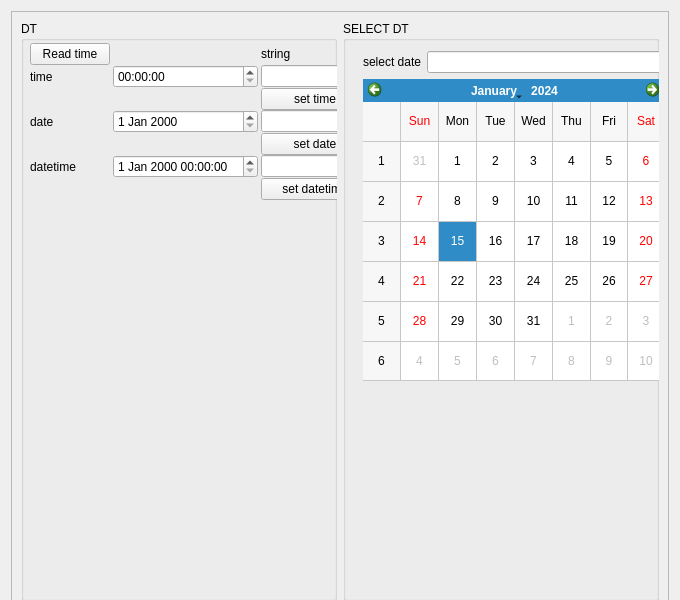
<?xml version="1.0" encoding="UTF-8"?>
<ui version="4.0">
 <class>TIME</class>
 <widget class="QWidget" name="TIME">
  <property name="geometry">
   <rect>
    <x>0</x>
    <y>0</y>
    <width>680</width>
    <height>600</height>
   </rect>
  </property>
  <property name="minimumSize">
   <size>
    <width>600</width>
    <height>600</height>
   </size>
  </property>
  <property name="baseSize">
   <size>
    <width>461</width>
    <height>291</height>
   </size>
  </property>
  <property name="windowTitle">
   <string>Form</string>
  </property>
  <layout class="QGridLayout" name="gridLayout_2">
   <item row="0" column="0">
    <widget class="QFrame" name="frame">
     <property name="minimumSize">
      <size>
       <width>600</width>
       <height>600</height>
      </size>
     </property>
     <property name="baseSize">
      <size>
       <width>461</width>
       <height>291</height>
      </size>
     </property>
     <property name="frameShape">
      <enum>QFrame::StyledPanel</enum>
     </property>
     <property name="frameShadow">
      <enum>QFrame::Raised</enum>
     </property>
     <layout class="QGridLayout" name="gridLayout_4">
      <item row="0" column="0">
       <widget class="QGroupBox" name="DT">
        <property name="minimumSize">
         <size>
          <width>200</width>
          <height>150</height>
         </size>
        </property>
        <property name="title">
         <string>DT</string>
        </property>
        <widget class="QWidget" name="gridLayoutWidget">
         <property name="geometry">
          <rect>
           <x>9</x>
           <y>22</y>
           <width>282</width>
           <height>128</height>
          </rect>
         </property>
         <layout class="QGridLayout" name="gridLayout">
          <property name="sizeConstraint">
           <enum>QLayout::SetFixedSize</enum>
          </property>
          <property name="leftMargin">
           <number>0</number>
          </property>
          <property name="horizontalSpacing">
           <number>3</number>
          </property>
          <property name="verticalSpacing">
           <number>0</number>
          </property>
          <item row="0" column="2">
           <widget class="QLabel" name="sting">
            <property name="text">
             <string>string</string>
            </property>
           </widget>
          </item>
          <item row="2" column="2">
           <widget class="QPushButton" name="setTime">
            <property name="text">
             <string>set time</string>
            </property>
           </widget>
          </item>
          <item row="0" column="0">
           <widget class="QPushButton" name="Readtime">
            <property name="enabled">
             <bool>true</bool>
            </property>
            <property name="minimumSize">
             <size>
              <width>0</width>
              <height>0</height>
             </size>
            </property>
            <property name="cursor">
             <cursorShape>PointingHandCursor</cursorShape>
            </property>
            <property name="text">
             <string>Read time</string>
            </property>
            <property name="checkable">
             <bool>false</bool>
            </property>
           </widget>
          </item>
          <item row="1" column="2">
           <widget class="QLineEdit" name="lineEdit_time"/>
          </item>
          <item row="5" column="1">
           <widget class="QDateTimeEdit" name="dateTimeEdit">
            <property name="cursor">
             <cursorShape>PointingHandCursor</cursorShape>
            </property>
           </widget>
          </item>
          <item row="3" column="2">
           <widget class="QLineEdit" name="lineEdit_date"/>
          </item>
          <item row="3" column="1">
           <widget class="QDateEdit" name="dateEdit">
            <property name="cursor">
             <cursorShape>PointingHandCursor</cursorShape>
            </property>
           </widget>
          </item>
          <item row="5" column="0">
           <widget class="QLabel" name="datetime">
            <property name="text">
             <string>datetime</string>
            </property>
           </widget>
          </item>
          <item row="6" column="2">
           <widget class="QPushButton" name="setDatetime">
            <property name="text">
             <string>set datetime</string>
            </property>
           </widget>
          </item>
          <item row="3" column="0">
           <widget class="QLabel" name="date">
            <property name="text">
             <string>date</string>
            </property>
           </widget>
          </item>
          <item row="5" column="2">
           <widget class="QLineEdit" name="lineEdit_datetime"/>
          </item>
          <item row="1" column="0">
           <widget class="QLabel" name="time">
            <property name="text">
             <string>time</string>
            </property>
           </widget>
          </item>
          <item row="4" column="2">
           <widget class="QPushButton" name="setDate">
            <property name="text">
             <string>set date</string>
            </property>
           </widget>
          </item>
          <item row="1" column="1">
           <widget class="QTimeEdit" name="timeEdit">
            <property name="cursor">
             <cursorShape>PointingHandCursor</cursorShape>
            </property>
            <property name="locale">
             <locale language="English" country="UnitedStates"/>
            </property>
            <property name="calendarPopup">
             <bool>true</bool>
            </property>
            <property name="time">
             <time>
              <hour>0</hour>
              <minute>0</minute>
              <second>0</second>
             </time>
            </property>
           </widget>
          </item>
         </layout>
        </widget>
       </widget>
      </item>
      <item row="0" column="1">
       <widget class="QGroupBox" name="selectDT">
        <property name="sizePolicy">
         <sizepolicy hsizetype="Preferred" vsizetype="Preferred">
          <horstretch>0</horstretch>
          <verstretch>0</verstretch>
         </sizepolicy>
        </property>
        <property name="minimumSize">
         <size>
          <width>200</width>
          <height>0</height>
         </size>
        </property>
        <property name="title">
         <string>SELECT DT</string>
        </property>
        <widget class="QWidget" name="verticalLayoutWidget">
         <property name="geometry">
          <rect>
           <x>20</x>
           <y>30</y>
           <width>302</width>
           <height>330</height>
          </rect>
         </property>
         <layout class="QVBoxLayout" name="verticalLayout">
          <item>
           <layout class="QGridLayout" name="gridLayout_3">
            <item row="0" column="0">
             <widget class="QLabel" name="selectDate">
              <property name="text">
               <string>select date</string>
              </property>
             </widget>
            </item>
            <item row="0" column="1">
             <widget class="QLineEdit" name="lineEdit_select"/>
            </item>
           </layout>
          </item>
          <item>
           <widget class="QCalendarWidget" name="calendar">
            <property name="minimumSize">
             <size>
              <width>300</width>
              <height>300</height>
             </size>
            </property>
            <property name="firstDayOfWeek">
             <enum>Qt::Sunday</enum>
            </property>
            <property name="gridVisible">
             <bool>true</bool>
            </property>
           </widget>
          </item>
         </layout>
        </widget>
       </widget>
      </item>
     </layout>
    </widget>
   </item>
  </layout>
 </widget>
 <resources/>
 <connections/>
</ui>
